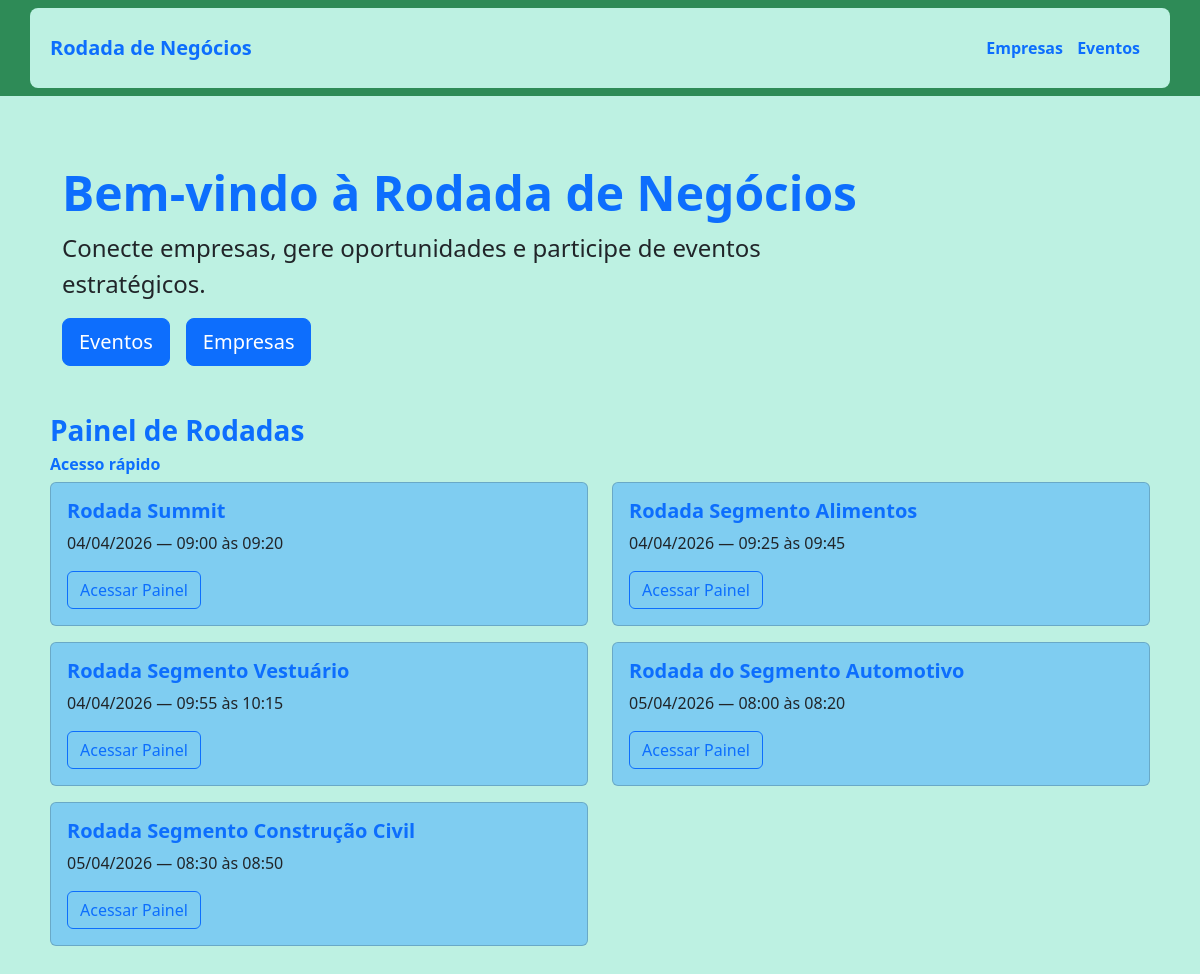
The app's page / (signed in) with its own data.
### core/models.py (models this page shows, shortened)
class Rodada(models.Model):
    DURACOES = [
        (15, "15 minutos"),
        (20, "20 minutos"),
        (30, "30 minutos"),
    ]
    nome = models.CharField(max_length=100)
    duracao = models.IntegerField(choices=DURACOES, default=20)
    inicio_ro = models.TimeField(default=timezone.now)
    fim_ro = models.TimeField(default=timezone.now)
    evento = models.ForeignKey(
        Evento,
        on_delete=models.CASCADE,
        related_name="rodadas"
    )

class Evento(models.Model):
    nome = models.CharField(max_length=255)
    data = models.DateField(default=timezone.now)
    local = models.CharField(max_length=255)
    descricao = models.TextField(blank=True)
    inicio_ev = models.TimeField(default=time(8, 0))
    termino_ev = models.TimeField(default=time(18, 0))

### core/views.py (the view)
# urls.py: path("", views.HomeView.as_view(), name="home"),
class HomeView(TemplateView):
    template_name = 'core/home.html'
    def get_context_data(self, **kwargs):
        context = super().get_context_data(**kwargs)
        context['rodadas'] = Rodada.objects.all().order_by('evento__data', 'inicio_ro')
        return context

### core/templates/core/home.html
{% extends 'core/base.html' %}
{% load static %}
{% block content %}
<div class="container-fluid py-5">
    <h1 class="display-5 text-primary fw-bold">Bem-vindo à Rodada de Negócios</h1>
    <p class="col-md-8 fs-4">
        Conecte empresas, gere oportunidades e participe de eventos estratégicos.
    </p>
    <div class="d-flex flex-wrap gap-3 mt-3">
        <a href="{% url 'core:evento_list' %}" class="btn btn-primary btn-lg">
            Eventos
        </a>
        <a href="{% url 'core:empresa_list' %}" class="btn btn-primary btn-lg">
            Empresas
        </a>
    </div>
</div>
<h3 class="text-primary fw-bold">Painel de Rodadas </h3>
<h6 class="text-primary fw-bold">Acesso rápido </h6>
    <div class="row">
        {% for r in rodadas %}
            <div class="col-md-6">
                <div class="card mb-3">
                    <div class="card-body">
                        <h5 class="card-title text-primary fw-bold">{{ r.nome }}</h5>
                        <p class="card-text">
                            {{ r.evento.data|date:"d/m/Y" }} — {{ r.inicio_ro|time:"H:i" }} às {{ r.fim_ro|time:"H:i" }}
                        </p>
                        <a href="{% url 'core:painel_rodada' r.id %}" class="btn btn-outline-primary">
                            Acessar Painel
                        </a>
                    </div>
                </div>
            </div>
        {% endfor %}
    </div>
</div>
{% endblock %}

### core/static/core/css/style.css (style rules this page uses)
body { background-color: #bdf1e2; }
.card { background-color: #7fcdf1 !important; }

### records on screen
Rodada: nome "Rodada Summit", evento.data "04/04/2026", inicio_ro "09:00", fim_ro "09:20"
Rodada: nome "Rodada Segmento Alimentos", evento.data "04/04/2026", inicio_ro "09:25", fim_ro "09:45"
Rodada: nome "Rodada Segmento Vestuário", evento.data "04/04/2026", inicio_ro "09:55", fim_ro "10:15"
Rodada: nome "Rodada do Segmento Automotivo", evento.data "05/04/2026", inicio_ro "08:00", fim_ro "08:20"
Rodada: nome "Rodada Segmento Construção Civil", evento.data "05/04/2026", inicio_ro "08:30", fim_ro "08:50"
